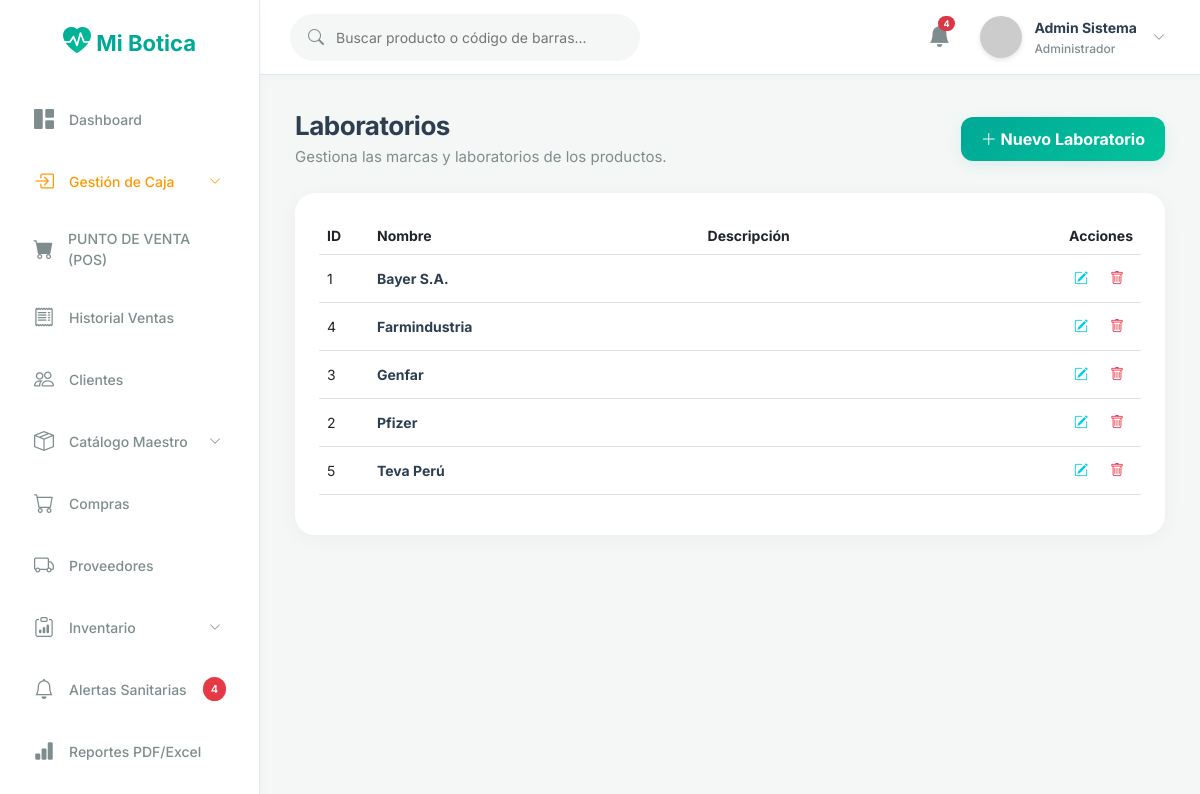
The page /laboratorio/index (signed in) on the database its author committed.
### tables this page shows
CREATE TABLE `laboratorios` (
  `id` int NOT NULL AUTO_INCREMENT,
  `nombre` varchar(100) NOT NULL,
  `descripcion` varchar(255) DEFAULT NULL,
  `estado` tinyint(1) DEFAULT '1',
  PRIMARY KEY (`id`)
);

### app/controllers/LaboratorioController.php (called while the page is built, shortened)
<?php
class LaboratorioController extends Controller {
    public function index() {
        $modelo = $this->model('Laboratorio');
        $laboratorios = $modelo->getAll();
        $this->view('laboratorios/index', ['title' => 'Laboratorios', 'laboratorios' => $laboratorios]);
    }
}

### app/core/App.php (called while the page is built, shortened)
<?php
class App {
    protected $method = 'login';
    public function __construct() {
        $url = $this->parseUrl();
        if (isset($url[0]) && file_exists('../app/controllers/' . ucfirst($url[0]) . 'Controller.php')) {
            unset($url[0]);
        }
        $this->controller = new $this->controller;
        if (isset($url[1])) {
            if (method_exists($this->controller, $url[1])) {
                $this->method = $url[1];
                unset($url[1]);
            }
        }
        $this->params = $url ? array_values($url) : [];
        call_user_func_array([$this->controller, $this->method], $this->params);
    }
    public function parseUrl() {
        if (isset($_GET['url'])) {
            return explode('/', filter_var(rtrim($_GET['url'], '/'), FILTER_SANITIZE_URL));
        }
        return [];
    }
}

### public/index.php (called while the page is built, shortened)
<?php
require_once '../app/config/database.php';
require_once '../app/core/App.php';
require_once '../app/core/Controller.php';
$app = new App();

### app/models/Laboratorio.php (called while the page is built, shortened)
<?php
class Laboratorio {
    private $conn;
    public function __construct() {
        $db = new Database();
        $this->conn = $db->getConnection();
    }
    public function getAll() {
        $stmt = $this->conn->prepare("SELECT * FROM laboratorios WHERE estado = 1 ORDER BY nombre");
        $stmt->execute();
        return $stmt->fetchAll(PDO::FETCH_ASSOC);
    }
}

### app/config/database.php (called while the page is built, shortened)
<?php
class Database {
    private $host = "localhost";
    private $db_name = "botica_db";
    private $username = "root";
    private $password = "";
    public function getConnection() {
        $this->conn = null;
        try {
            $this->conn = new PDO("mysql:host=" . $this->host . ";dbname=" . $this->db_name . ";charset=utf8mb4", $this->username, $this->password);
            $this->conn->exec("SET NAMES utf8mb4");
        } catch(PDOException $exception) {
            error_log("Error de conexión a la base de datos: " . $exception->getMessage());
            die("No se pudo conectar con la base de datos. Intente nuevamente más tarde.");
        }
        return $this->conn;
    }
}
?>

### app/views/laboratorios/index.php (the view, shortened to what this page needs)
<div class="page-content">
    <div class="d-flex justify-content-between align-items-center mb-4">
        <div>
            <h1 class="page-title">Laboratorios</h1>
            <div class="page-subtitle">Gestiona las marcas y laboratorios de los productos.</div>
        </div>
        <button class="btn-primary-custom" style="width: auto; padding: 10px 20px;" data-bs-toggle="modal" data-bs-target="#modalLaboratorio" onclick="nuevoRegistro()">
            <i class="bi bi-plus-lg"></i> Nuevo Laboratorio
        </button>
    </div>
    <div class="card-metric">
        <div class="table-responsive">
            <table class="table table-hover align-middle" style="width: 100%; font-size: 14px;">
                <thead>
                    <tr>
                        <th width="50">ID</th>
                        <th>Nombre</th>
                        <th>Descripción</th>
                        <th width="150" class="text-end">Acciones</th>
                    </tr>
                </thead>
                <tbody>
                    <?php if(empty($data['laboratorios'])): ?>
                    <tr><td colspan="4" class="text-center text-muted">No hay datos registrados</td></tr>
                    <?php else: ?>
                    <?php foreach($data['laboratorios'] as $lab): ?>
                    <tr>
                        <td><?php echo $lab['id']; ?></td>
                        <td style="font-weight:700; color:var(--text-primary);"><?php echo htmlspecialchars($lab['nombre']); ?></td>
                        <td style="color:var(--text-secondary);"><?php echo htmlspecialchars($lab['descripcion'] ?? ''); ?></td>
                        <td class="text-end">
                            <button class="btn btn-sm" style="color: #00CFE8;" onclick="editarRegistro(<?php echo htmlspecialchars(json_encode($lab)); ?>)">
                                <i class="bi bi-pencil-square"></i>
                            </button>
                            <a href="<?php echo BASE_URL; ?>laboratorio/delete/<?php echo $lab['id']; ?>" class="btn btn-sm" style="color: var(--danger);" onclick="return confirm('¿Seguro que deseas eliminar este laboratorio?')">
                                <i class="bi bi-trash"></i>
                            </a>
                        </td>
                    </tr>
                    <?php endforeach; ?>
                    <?php endif; ?>
                </tbody>
            </table>
        </div>
    </div>
</div>

### public/css/style.css (style rules this page uses)
:root { --bg-dark: #F4F7F6; --bg-card: #FFFFFF; --text-primary: #2C3E50; --text-secondary: #7F8C8D; --accent-primary: #00A896; --accent-hover: #028090; --accent-light: rgba(0, 168, 150, 0.1); --success: #02C39A; --success-bg: rgba(2, 195, 154, 0.1); --danger: #E63946; --danger-bg: rgba(230, 57, 70, 0.1); --warning: #F4A261; --border-color: #E2E8F0; }
body { font-family: 'Inter', sans-serif; background-color: var(--bg-dark); color: var(--text-primary); margin: 0; overflow-x: hidden; }
.page-content { padding: 35px; }
.page-title { font-size: 26px; font-weight: 700; color: var(--text-primary); margin: 0; letter-spacing: -0.5px; }
.page-subtitle { font-size: 15px; color: var(--text-secondary); margin-top: 5px; }
.card-metric { background-color: var(--bg-card); border-radius: 20px; padding: 24px; border: none; box-shadow: 0 4px 20px rgba(0, 0, 0, 0.04); transition: transform 0.3s ease, box-shadow 0.3s ease; }
.btn-primary-custom { width: 100%; padding: 14px; background: linear-gradient(135deg, var(--accent-primary), var(--success)); color: white; border: none; border-radius: 12px; font-size: 16px; font-weight: 700; cursor: pointer; transition: transform 0.2s, box-shadow 0.3s; font-family: 'Inter'; box-shadow: 0 4px 15px var(--accent-light); }

### rows shown on the page
laboratorios: id "1", nombre "Bayer S.A."
laboratorios: id "4", nombre "Farmindustria"
laboratorios: id "3", nombre "Genfar"
laboratorios: id "2", nombre "Pfizer"
laboratorios: id "5", nombre "Teva Perú"

### other values the page prints
$_totalNotifs "4"
$_SESSION['nombre'] "Admin Sistema"
$roles[$_SESSION['rol_id'] ?? 1] "Administrador"
